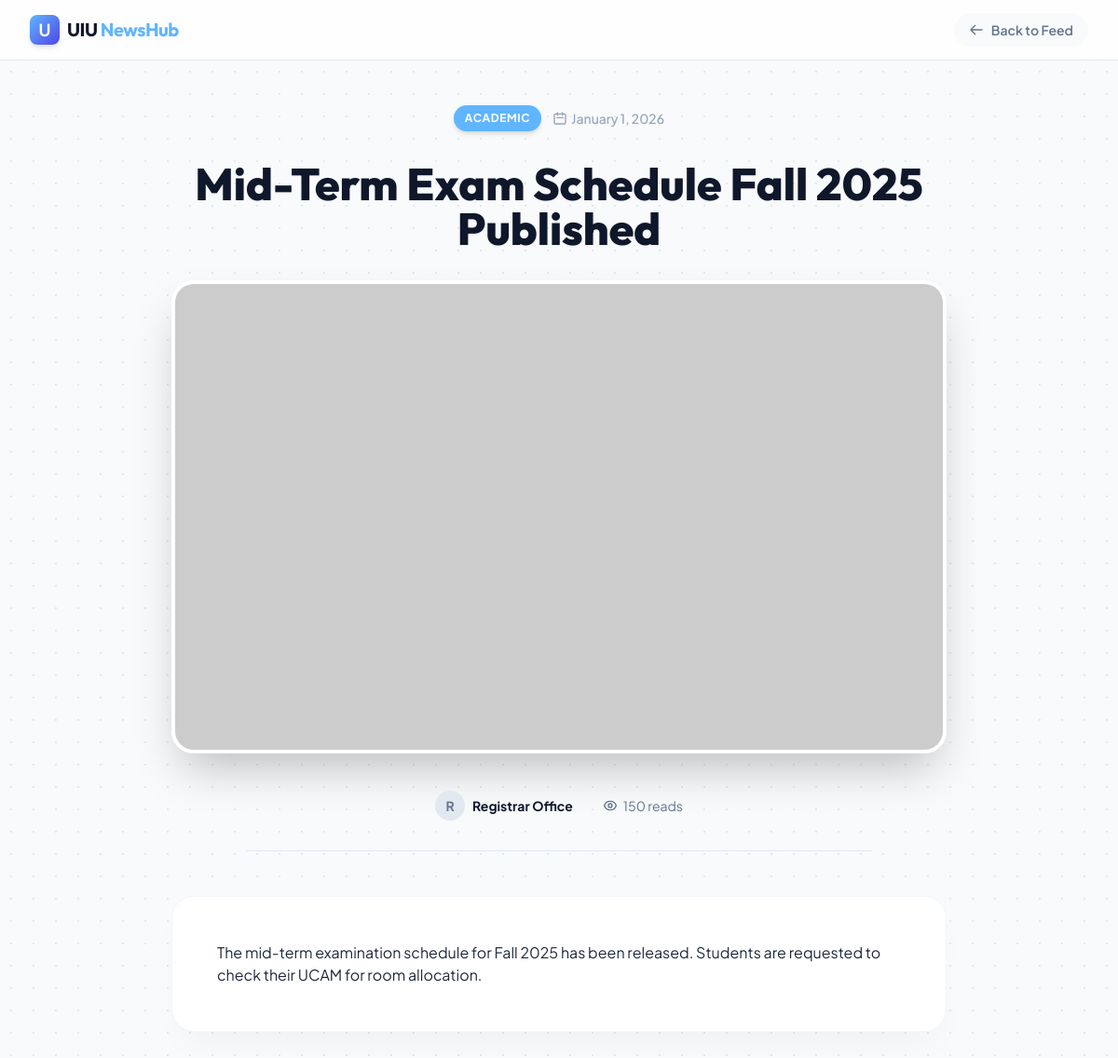
Page /news_details.php?id=1 on the committed database.
### tables this page shows
CREATE TABLE `news` (
  `news_id` INT(11) NOT NULL AUTO_INCREMENT,
  `title` VARCHAR(255) NOT NULL,
  `content` TEXT NOT NULL,
  `category_id` INT(11) NOT NULL,
  `image_url` VARCHAR(255) DEFAULT NULL,  
  `is_urgent` TINYINT(1) DEFAULT 0,  
  `status` ENUM('draft', 'published', 'archived') DEFAULT 'published',
  `views` INT(11) DEFAULT 0,
  `author_id` INT(11) NOT NULL,
  `created_at` TIMESTAMP DEFAULT CURRENT_TIMESTAMP,
  `updated_at` TIMESTAMP DEFAULT CURRENT_TIMESTAMP ON UPDATE CURRENT_TIMESTAMP,
  PRIMARY KEY (`news_id`),
  FOREIGN KEY (`category_id`) REFERENCES `categories`(`category_id`) ON DELETE CASCADE,
  FOREIGN KEY (`author_id`) REFERENCES `users`(`user_id`) ON DELETE CASCADE
);

CREATE TABLE `categories` (
  `category_id` INT(11) NOT NULL AUTO_INCREMENT,
  `name` VARCHAR(50) NOT NULL UNIQUE,
  `slug` VARCHAR(50) NOT NULL UNIQUE,  
  `color_class` VARCHAR(50) DEFAULT 'bg-gray-500',  
  PRIMARY KEY (`category_id`)
);

CREATE TABLE `users` (
  `user_id` INT(11) NOT NULL AUTO_INCREMENT,
  `full_name` VARCHAR(100) NOT NULL,
  `email` VARCHAR(150) NOT NULL UNIQUE,
  `password` VARCHAR(255) NOT NULL,  
  `role` ENUM('admin', 'moderator', 'student') DEFAULT 'student',
  `status` ENUM('active', 'banned') DEFAULT 'active',
  `created_at` TIMESTAMP DEFAULT CURRENT_TIMESTAMP,
  PRIMARY KEY (`user_id`)
);

### news_details.php (the view, shortened to what this page needs)
<?php
require_once 'includes/db_connect.php';
function getCategoryColor($slug) {
    $map = [
        'academic' => 'bg-cool_sky-500 text-white',
        'research' => 'bg-aquamarine-500 text-slate-900',
        'events'   => 'bg-tangerine_dream-500 text-white',
        'sports'   => 'bg-strawberry_red-500 text-white',
        'notice'   => 'bg-jasmine-400 text-slate-900',
    ];
    return $map[$slug] ?? 'bg-slate-700 text-white';
}
$news_id = isset($_GET['id']) ? (int)$_GET['id'] : 0;
$newsItem = null;
if ($news_id > 0) {
    try {
        $stmt = $pdo->prepare("
            SELECT n.*, c.name as category_name, c.slug as category_slug, u.full_name as author_name
            FROM news n
            JOIN categories c ON n.category_id = c.category_id
            JOIN users u ON n.author_id = u.user_id
            WHERE n.news_id = ? AND n.status = 'published'
        ");
        $stmt->execute([$news_id]);
        $newsItem = $stmt->fetch();
    } catch (PDOException $e) {}
}
?>
<!DOCTYPE html>
<html lang="en">
<head>
    <script src="https://cdn.tailwindcss.com"></script>
</head>
<body class="bg-slate-50 text-slate-800 antialiased selection:bg-cool_sky-500 selection:text-white">
    <nav class="bg-white/80 backdrop-blur-xl border-b border-slate-200 sticky top-0 z-50">
        <div class="max-w-7xl mx-auto px-4 sm:px-6 lg:px-8">
            <div class="flex justify-between items-center h-16">
                 <a href="index.php" class="flex items-center gap-2 group">
                    <div class="w-8 h-8 rounded-lg bg-gradient-to-br from-cool_sky-500 to-indigo-600 flex items-center justify-center text-white font-bold text-lg shadow-md group-hover:rotate-6 transition-transform">
                        U
                    </div>
                    <span class="font-heading font-bold text-xl text-slate-900 tracking-tight">UIU <span class="text-cool_sky-500">NewsHub</span></span>
                </a>
                <a href="index.php" class="text-sm font-semibold text-slate-500 hover:text-cool_sky-600 flex items-center gap-2 transition-colors bg-slate-50 px-4 py-2 rounded-full hover:bg-cool_sky-50">
                    <svg class="w-4 h-4" fill="none" viewBox="0 0 24 24" stroke="currentColor"><path stroke-linecap="round" stroke-linejoin="round" stroke-width="2" d="M10 19l-7-7m0 0l7-7m-7 7h18" /></svg>
                    Back to Feed
                </a>
            </div>
        </div>
    </nav>
    <main class="hero-pattern min-h-screen">
        <div class="max-w-4xl mx-auto px-4 sm:px-6 lg:px-8 py-12">
            <header class="mb-12 text-center">
                <div class="flex items-center justify-center gap-3 mb-8">
                     <span class="<?php echo getCategoryColor($newsItem['category_slug']); ?> text-xs font-bold px-3 py-1.5 rounded-full uppercase tracking-wider shadow-md">
                        <?php echo htmlspecialchars($newsItem['category_name']); ?>
                    </span>
                    <span class="text-slate-400 text-sm font-medium flex items-center gap-1">
                        <svg class="w-4 h-4" fill="none" viewBox="0 0 24 24" stroke="currentColor"><path stroke-linecap="round" stroke-linejoin="round" stroke-width="2" d="M8 7V3m8 4V3m-9 8h10M5 21h14a2 2 0 002-2V7a2 2 0 00-2-2H5a2 2 0 00-2 2v12a2 2 0 002 2z" /></svg>
                        <?php echo date('F j, Y', strtotime($newsItem['created_at'])); ?>
                    </span>
                </div>
                <h1 class="font-heading text-4xl md:text-5xl font-extrabold text-slate-900 leading-tight mb-8 drop-shadow-sm">
                    <?php echo htmlspecialchars($newsItem['title']); ?>
                </h1>
                <div class="rounded-3xl overflow-hidden shadow-2xl mb-10 border-4 border-white">
                    <img src="<?php echo $newsItem['image_url'] ? htmlspecialchars($newsItem['image_url']) : getPlaceholderImage($newsItem['category_slug'], 0); ?>"
                         alt="Featured"
                         class="w-full object-cover max-h-[500px]">
                </div>
                <div class="flex items-center justify-center gap-8 text-slate-500 text-sm border-b border-slate-200 pb-8 mx-auto max-w-2xl">
                    <div class="flex items-center gap-2">
                        <div class="w-8 h-8 rounded-full bg-slate-200 flex items-center justify-center font-bold text-slate-500">
                             <?php echo substr($newsItem['author_name'], 0, 1); ?>
                        </div>
                        <span class="font-bold text-slate-900"><?php echo htmlspecialchars($newsItem['author_name']); ?></span>
                    </div>
                    <div class="flex items-center gap-1.5" title="Views">
                        <span><?php echo number_format($newsItem['views']); ?> reads</span>
                    </div>
                </div>
            </header>
            <article class="prose prose-lg prose-slate prose-headings:font-heading prose-a:text-cool_sky-600 hover:prose-a:text-cool_sky-500 mx-auto mb-20 bg-white p-8 md:p-12 rounded-3xl shadow-soft border border-slate-100">
                <?php echo nl2br(strip_tags($newsItem['content'])); ?>
            </article>
        </div>
    </main>
</body>
</html>

### news_details.php (style rules this page uses)
.hero-pattern { background-color: #f8fafc; background-image: radial-gradient(#e2e8f0 1px, transparent 1px); background-size: 24px 24px; }

### rows in the picture
news: category.name "ACADEMIC", created_at "January 1, 2026", title "Mid-Term Exam Schedule Fall 2025 Published", author.full_name "R", author.full_name "Registrar Office", views "150", content "The mid-term examination schedule for Fall 2025 has been released. Students are requested to check their UCAM for room allocation."
